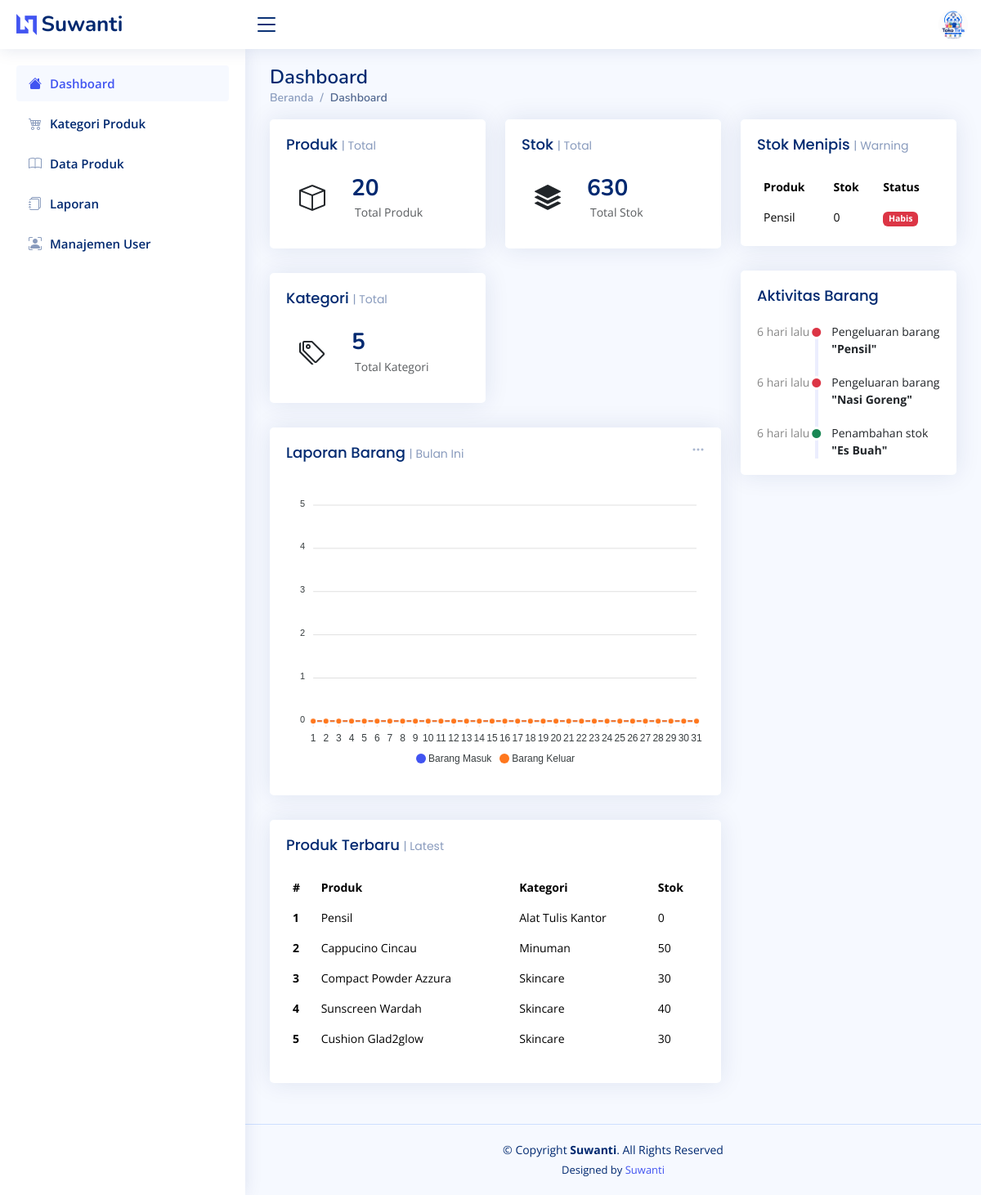
/index.php (signed in), run on the app's committed database.
### tables this page shows
CREATE TABLE `products` (
  `id` int(11) NOT NULL,
  `category_id` int(11) DEFAULT NULL,
  `product_code` varchar(50) DEFAULT NULL,
  `product_name` varchar(150) DEFAULT NULL,
  `stock` int(11) NOT NULL,
  `min_stock` int(5) NOT NULL,
  `price` int(11) DEFAULT NULL,
  `gambar` varchar(225) NOT NULL,
  `created_at` int(11) NOT NULL DEFAULT current_timestamp(),
  `update_at` timestamp NOT NULL DEFAULT current_timestamp() ON UPDATE current_timestamp()
);

CREATE TABLE `categories` (
  `id` int(11) NOT NULL,
  `kd_kat` varchar(5) NOT NULL,
  `category_name` varchar(100) NOT NULL
);

CREATE TABLE `stock_logs` (
  `id` int(11) NOT NULL,
  `Product_id` int(11) DEFAULT NULL,
  `change_type` enum('ADD','EDIT','REDUCE') DEFAULT NULL,
  `qty` int(11) DEFAULT NULL,
  `stock_before` int(11) DEFAULT NULL,
  `stock_after` int(11) DEFAULT NULL,
  `note` varchar(255) DEFAULT NULL,
  `created_at` timestamp NOT NULL DEFAULT current_timestamp(),
  `created_by` int(11) DEFAULT NULL
);

### index.php (the view, shortened to what this page needs)
<?php
include "koneksi.php";
$q_produk = mysqli_query($conn, "SELECT COUNT(*) as total_produk FROM products");
$data_produk = mysqli_fetch_assoc($q_produk);
$q_stok = mysqli_query($conn, "SELECT SUM(stock) as total_stok FROM products");
$data_stok = mysqli_fetch_assoc($q_stok);
$q_kategori = mysqli_query($conn, "SELECT COUNT(*) as total_kategori FROM categories");
$data_kategori = mysqli_fetch_assoc($q_kategori);
$query = mysqli_query($conn, "
    SELECT p.product_name, p.stock, c.category_name
    FROM products p
    JOIN categories c ON p.category_id = c.id
    ORDER BY p.created_at DESC
    LIMIT 5
");
$q_menipis = mysqli_query($conn, "
    SELECT product_name, stock, min_stock
    FROM products
    WHERE stock <= min_stock
    ORDER BY stock ASC
    LIMIT 5
");
$q_aktivitas = mysqli_query($conn, "
    SELECT sl.*, p.product_name, u.name as user_name
    FROM stock_logs sl
    JOIN products p ON sl.product_id = p.id
    JOIN users u ON sl.created_by = u.id
    ORDER BY sl.created_at DESC
    LIMIT 5
");
function waktu_lalu(string $datetime)
{
    $selisih = time() - strtotime($datetime);
    $menit = floor($selisih / 60);
    $jam   = floor($selisih / 3600);
    $hari  = floor($selisih / 86400);
    if ($menit < 60) {
        return $menit . " menit lalu";
    } elseif ($jam < 24) {
        return $jam . " jam lalu";
    } else {
        return $hari . " hari lalu";
    }
}
?>
<!DOCTYPE html>
<html lang="en">
<head>
  <link href="assets/vendor/bootstrap/css/bootstrap.min.css" rel="stylesheet">
  <link href="assets/vendor/bootstrap-icons/bootstrap-icons.css" rel="stylesheet">
  <link href="assets/vendor/boxicons/css/boxicons.min.css" rel="stylesheet">
  <link href="assets/vendor/quill/quill.snow.css" rel="stylesheet">
  <link href="assets/vendor/quill/quill.bubble.css" rel="stylesheet">
  <link href="assets/vendor/remixicon/remixicon.css" rel="stylesheet">
  <link href="assets/vendor/simple-datatables/style.css" rel="stylesheet">
  <link href="assets/css/style.css" rel="stylesheet">
</head>
<body>
  <header id="header" class="header fixed-top d-flex align-items-center">
    <div class="d-flex align-items-center justify-content-between">
      <a href="index.php" class="logo d-flex align-items-center">
        <img src="assets/img/logo.png" alt="">
        <span class="d-none d-lg-block">Suwanti</span>
      </a>
      <i class="bi bi-list toggle-sidebar-btn"></i>
    </div>
    <nav class="header-nav ms-auto">
            <ul class="d-flex align-items-center">
                <li class="nav-item dropdown pe-3">
                    <a class="nav-link nav-profile d-flex align-items-center pe-0"
                        href="#"
                        data-bs-toggle="dropdown">
                        <img
                            src="assets/img/1.jpg"
                            alt="Profile"
                            class="rounded-circle" />
                    </a>
        </li>
      </ul>
    </nav>
  </header>
<aside id="sidebar" class="sidebar">
  <ul class="sidebar-nav" id="sidebar-nav">
    <li class="nav-item">
      <a class="nav-link" href="index.php">
        <i class="bi bi-house-fill"></i>
        <span>Dashboard</span>
      </a>
    </li>
    <li class="nav-item">
      <a class="nav-link collapsed" href="kategori_produk.php">
        <i class="bi bi-cart4"></i>
        <span>Kategori Produk</span>
      </a>
    </li>
    <li class="nav-item">
      <a class="nav-link collapsed" href="produk.php">
        <i class="bi bi-book"></i>
        <span>Data Produk</span>
      </a>
    </li>
    <li class="nav-item">
      <a class="nav-link collapsed" href="laporan.php">
        <i class="bi bi-journals"></i>
        <span>Laporan</span>
      </a>
    </li>
    <li class="nav-item">
      <a class="nav-link collapsed" href="user.php">
        <i class="bi bi-person-bounding-box"></i>
        <span>Manajemen User</span>
      </a>
    </li>
  </ul>
</aside>
  <main id="main" class="main">
    <div class="pagetitle">
      <h1>Dashboard</h1>
      <nav>
        <ol class="breadcrumb">
          <li class="breadcrumb-item"><a href="index.php">Beranda</a></li>
          <li class="breadcrumb-item active">Dashboard</li>
        </ol>
      </nav>
    </div>
      <section class="section dashboard">
            <div class="row">
        <div class="col-lg-8">
          <div class="row">
            <div class="col-xxl-4 col-md-6">
              <div class="card info-card">
                <div class="card-body">
                  <h5 class="card-title">Produk <span>| Total</span></h5>
                  <div class="d-flex align-items-center">
                    <div class="card-icon rounded-circle d-flex align-items-center justify-content-center">
                      <i class="bi bi-box"></i>
                    </div>
                    <div class="ps-3">
                      <h6><?= $data_produk['total_produk']; ?></h6>
                      <span class="text-muted small pt-2 ps-1">Total Produk</span>
                    </div>
                  </div>
                </div>
              </div>
            </div>
            <div class="col-xxl-4 col-md-6">
              <div class="card info-card">
                <div class="card-body">
                  <h5 class="card-title">Stok <span>| Total</span></h5>
                  <div class="d-flex align-items-center">
                    <div class="card-icon rounded-circle d-flex align-items-center justify-content-center">
                      <i class="bi bi-stack"></i>
                    </div>
                    <div class="ps-3">
                      <h6><?= $data_stok['total_stok'] ?? 0; ?></h6>
                      <span class="text-muted small pt-2 ps-1">Total Stok</span>
                    </div>
                  </div>
                </div>
              </div>
            </div>
            <div class="col-xxl-4 col-md-6">
              <div class="card info-card">
                <div class="card-body">
                  <h5 class="card-title">Kategori <span>| Total</span></h5>
                  <div class="d-flex align-items-center">
                    <div class="card-icon rounded-circle d-flex align-items-center justify-content-center">
                      <i class="bi bi-tags"></i>
                    </div>
                    <div class="ps-3">
                      <h6><?= $data_kategori['total_kategori'] ?? 0; ?></h6>
                      <span class="text-muted small pt-2 ps-1">Total Kategori</span>
                    </div>
                  </div>
                </div>
              </div>
            </div>
            <div class="col-12">
              <div class="card">
                <div class="filter">
                  <a class="icon" href="#" data-bs-toggle="dropdown"><i class="bi bi-three-dots"></i></a>
                </div>
                <div class="card-body">
                  <h5 class="card-title">Laporan Barang <span>| Bulan Ini</span></h5>
                  <div id="reportsChart"></div>
                </div>
              </div>
            </div>
            <div class="col-12">
              <div class="card recent-sales">
                <div class="card-body">
                  <h5 class="card-title">Produk Terbaru <span>| Latest</span></h5>
                  <table class="table table-borderless datatable">
                    <thead>
                      <tr>
                        <th scope="col">#</th>
                        <th scope="col">Produk</th>
                        <th scope="col">Kategori</th>
                        <th scope="col">Stok</th>
                      </tr>
                    </thead>
                    <tbody>
                      <?php $no = 1;
                      while ($row = mysqli_fetch_assoc($query)) :
                      ?>
                        <tr>
                          <th><?= $no++; ?></th>
                          <td><?= $row['product_name']; ?></td>
                          <td><?= $row['category_name']; ?></td>
                          <td><?= $row['stock']; ?></td>
                        </tr>
                      <?php endwhile; ?>
                    </tbody>
                  </table>
                </div>
              </div>
            </div>
          </div>
        </div>
                <div class="col-lg-4">
                    <div class="card top-selling overflow-auto">
                        <div class="card-body pb-0">
                            <h5 class="card-title">Stok Menipis <span>| Warning</span></h5>
                            <table class="table table-borderless">
                                <thead>
                                    <tr>
                                        <th>Produk</th>
                                        <th>Stok</th>
                                        <th>Status</th>
                                    </tr>
                                </thead>
                                <tbody>
                                    <?php while ($row = mysqli_fetch_assoc($q_menipis)) : ?>
                                        <tr>
                                            <td><?= $row['product_name']; ?></td>
                                            <td><?= $row['stock']; ?></td>
                                            <td>
                                                <?php if ($row['stock'] == 0): ?>
                                                    <span class="badge bg-danger">Habis</span>
                                                <?php elseif ($row['stock'] <= ($row['min_stock'] / 2)): ?>
                                                    <span class="badge bg-danger">Hampir Habis</span>
                                                <?php else: ?>
                                                    <span class="badge bg-warning">Menipis</span>
                                                <?php endif; ?>
                                            </td>
                                        </tr>
                                    <?php endwhile; ?>
                                </tbody>
                            </table>
                        </div>
                    </div>
                    <div class="card">
                        <div class="card-body">
                            <h5 class="card-title">Aktivitas Barang</h5>
                            <div class="activity">
                                <?php while ($row = mysqli_fetch_assoc($q_aktivitas)) :
                                    if ($row['change_type'] == 'ADD') {
                                        $text = "Penambahan stok";
                                        $color = "text-success";
                                    } elseif ($row['change_type'] == 'REDUCE') {
                                        $text = "Pengeluaran barang";
                                        $color = "text-danger";
                                    } else {
                                        $text = "Perubahan stok";
                                        $color = "text-primary";
                                    }
                                ?>
                                    <div class="activity-item d-flex">
                                        <div class="activite-label">
                                            <?= waktu_lalu($row['created_at']); ?>
                                        </div>
                                        <i class="bi bi-circle-fill activity-badge <?= $color ?> align-self-start"></i>
                                        <div class="activity-content">
                                            <?= $text; ?>
                                            <span class="fw-bold text-dark">
                                                "<?= $row['product_name']; ?>"
                                            </span>
                                        </div>
                                    </div>
                                <?php endwhile; ?>
                            </div>
                        </div>
                    </div>
                </div>
            </div>
        </section>
    </main>
  <footer id="footer" class="footer">
    <div class="copyright">
      &copy; Copyright <strong><span>Suwanti</span></strong>. All Rights Reserved
    </div>
    <div class="credits">
      Designed by <a href="https://www.instagram.com/waaaaaaaaaaaaaaa.19?igsh=cGlhb2R5YXdvOGEx">Suwanti</a>
    </div>
  </footer>
</body>
</html>

### data on the page
products: product_name "Pensil", category.category_name "Alat Tulis Kantor", stock "0", shows "Habis"
products: product_name "Cappucino Cincau", category.category_name "Minuman", stock "50"
products: product_name "Compact Powder Azzura", category.category_name "Skincare", stock "30"
products: product_name "Sunscreen Wardah", category.category_name "Skincare", stock "40"
products: product_name "Cushion Glad2glow", category.category_name "Skincare", stock "30"
stock_logs: created_at "6 hari lalu", change_type "Pengeluaran barang", Product.product_name "Pensil"
stock_logs: created_at "6 hari lalu", change_type "Pengeluaran barang", Product.product_name "Nasi Goreng"
stock_logs: created_at "6 hari lalu", change_type "Penambahan stok", Product.product_name "Es Buah"

### other printed values
$data_produk['total_produk'] "20"
$data_stok['total_stok'] "630"
$data_kategori['total_kategori'] "5"
